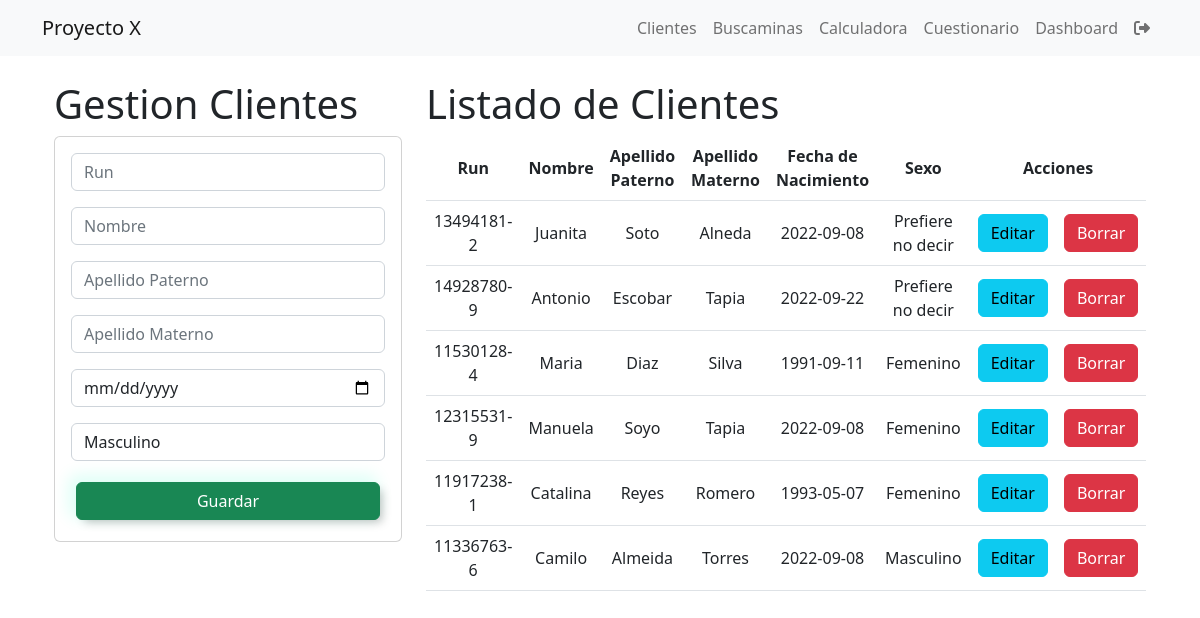
The app's page / (signed in), older data.
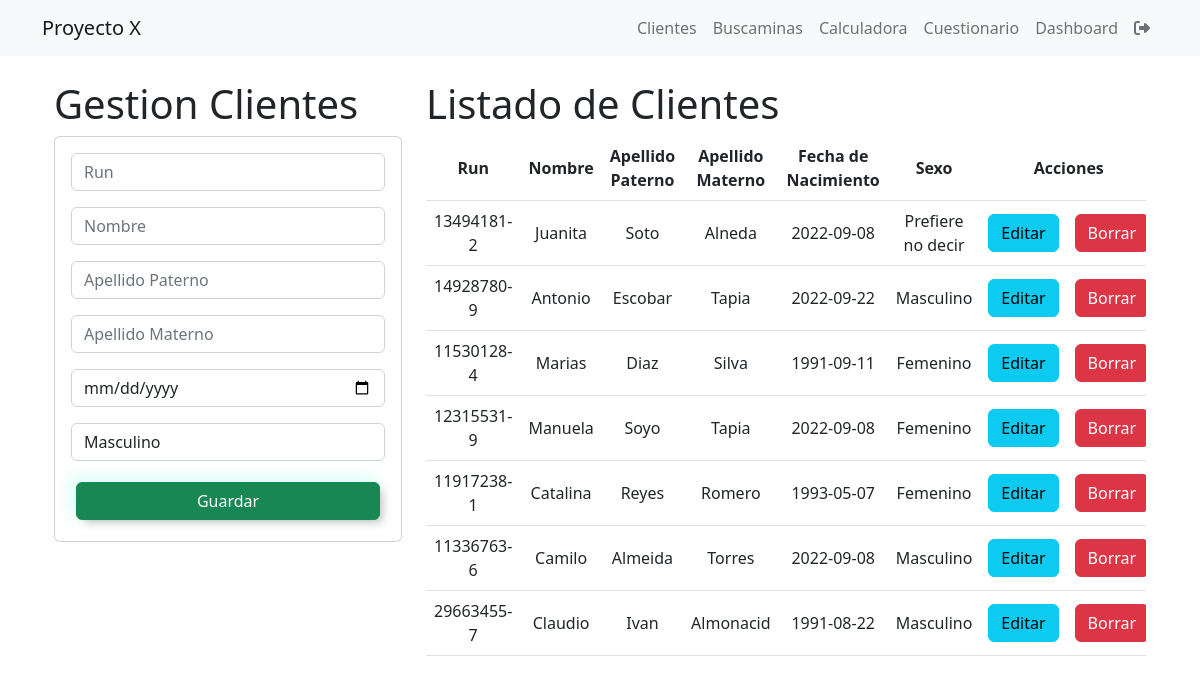
The same page, newer data.
### Aplicaciones/Clientes/models.py (models this page shows, shortened)
class Clientes(models.Model):
    run=models.CharField(primary_key=True,max_length=11)
    nombre=models.CharField(max_length=21)
    apellido_paterno=models.CharField(max_length=21)
    apellido_materno=models.CharField(max_length=21)
    fecha_nacimiento=models.CharField(max_length=70)
    sexo = models.CharField(max_length=20)

### Aplicaciones/Clientes/views.py (the view)
# urls.py: path('', views.home),
@login_required
def home(request):
    clientes = Clientes.objects.all()
    return render(request, "gestionClientes.html", {"clientes": clientes})

### Aplicaciones/Clientes/templates/gestionClientes.html (shortened to what this page needs)
{% extends "./base.html" %}
{% block body %}
<div id="gestion" class="row not-visible">
    <div class="col-sm-12 col-md-6 col-lg-4 col-xl-4">
        <h1>Gestion Clientes</h1>
        <div class="card">
            <div class="card-body">
                <form action="/registrarCliente/" method="POST">{% csrf_token %}
                    <div class="mb-3">
                        <input type="text" id="txtRun" name="txtRun" class="form-control" placeholder="Run"  oninput="checkRut(this)" required/>
                    </div>
                    <div class="mb-3">
                        <input type="text" id="txtNombre" name="txtNombre" class="form-control txtInput" placeholder="Nombre" required/>
                    </div>
                    <div class="mb-3">
                        <input type="text" id="txtAPaterno" name="txtAPaterno" class="form-control txtInput" placeholder="Apellido Paterno" required/>
                    </div>
                    <div class="mb-3">
                        <input type="text" id="txtAM" name="txtAM" class="form-control txtInput" placeholder="Apellido Materno" required/>
                    </div>
                    <div class="mb-3">
                        <input type="date" id="txtDate" name="txtDate" class="form-control" required/>
                    </div>
                    <div class="mb-3">
                        <select name="sexo" class="form-control">
                            <option value="Masculino">Masculino</option>
                        </select>
                    </div>
                    <div class="d-grid gap-2">
                        <button type="submit" class="btn btn-success">Guardar</button>
                    </div>
                </form>
            </div>
        </div>
    </div>
    <div class="col-sm-12 col-md-6 col-lg-8 col-xl-8">
        <h1>Listado de Clientes</h1>
        <div class="table-responsive">
            <table class="table table-stripped">
                <thead>
                    <tr>
                        <th>Run</th>
                        <th>Nombre</th>
                        <th>Apellido Paterno</th>
                        <th>Apellido Materno</th>
                        <th>Fecha de Nacimiento</th>
                        <th>Sexo</th>
                        <th colspan="2">Acciones</th>
                    </tr>
                </thead>
                <tbody>
                    {% for c in clientes %}
                    <tr>
                        <td>{{c.run}}</td>
                        <td>{{c.nombre}}</td>
                        <td>{{c.apellido_paterno}}</td>
                        <td>{{c.apellido_materno}}</td>
                        <td>{{c.fecha_nacimiento}}</td>
                        <td>{{c.sexo}}</td>
                        <td><a href="editarCliente/{{c.run}}" class="btn btn-info">Editar</a></td>
                        <td><a href="eliminarCliente/{{c.run}}" class="btn btn-danger btnEliminar">Borrar</a></td>
                    </tr>
                    {% endfor %}
                </tbody>
            </table>
        </div>
    </div>
</div>
{% endblock %}

### Aplicaciones/Clientes/templates/base.html (shortened to what this page needs)
<!DOCTYPE html>
<html lang="en">
<head>
  {% load static %}
    <link href="https://cdn.jsdelivr.net/npm/bootstrap@5.2.0/dist/css/bootstrap.min.css" rel="stylesheet">
    <link rel="stylesheet" href="{% static 'css/gestionClientes.css' %}">
    <link rel="stylesheet" href="{% static 'css/estilos.css' %}">
    <link href="https://cdn.datatables.net/1.10.24/css/dataTables.bootstrap5.min.css" rel="stylesheet">
    <link href="{% static 'css/calculadora.css'%}" rel="stylesheet" />
</head>
<body>
    <nav class="navbar navbar-expand-lg bg-light">
        <div class="container">
          <a class="navbar-brand" href="/">Proyecto X</a>
          <div class="collapse navbar-collapse" id="navbarNavAltMarkup">
            <div class="navbar-nav ms-auto">
              <a class="nav-link" href="/">Clientes</a>
              <a class="nav-link" href="/buscaminas">Buscaminas</a>
              <a class="nav-link" href="/calculadora">Calculadora</a>
              <a class="nav-link" href="/cuestionario">Cuestionario</a>
              <a class="nav-link" href="/dashboard">Dashboard</a>
              <a class="nav-link" href="/salir/"><i class="fas fa-sign-out-alt"></i></a>
            </div>
          </div>
        </div>
      </nav>
      <div class="container p-4">
        {% block body %}
        {% endblock %}
      </div>
</body>
</html>

### Aplicaciones/Clientes/static/css/gestionClientes.css (style rules this page uses)
th,td { text-align: center; vertical-align: middle; }

### Aplicaciones/Clientes/static/css/calculadora.css (style rules this page uses)
button { cursor: pointer; margin: 5px; padding: 0; border-radius: 32px; font-size: 1.5em; border: none; background-color: #00916e; box-shadow: 5px 5px 10px -3px #00000040, -5px -5px 15px 3px #00ffc11f; }

Row changes from the older to the newer data that the page shows:
changed Clientes "Antonio": sexo "Prefiere no decir" → "Masculino"
changed Clientes "Diaz": nombre "Maria" → "Marias"
added Clientes: run "29663455-7", nombre "Claudio", apellido_paterno "Ivan", apellido_materno "Almonacid", fecha_nacimiento "1991-08-22", sexo "Masculino"
